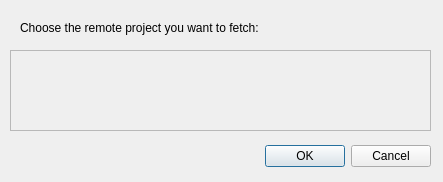
<?xml version="1.0" encoding="UTF-8"?>
<ui version="4.0">
 <class>FetchDialog</class>
 <widget class="QDialog" name="FetchDialog">
  <property name="geometry">
   <rect>
    <x>0</x>
    <y>0</y>
    <width>443</width>
    <height>182</height>
   </rect>
  </property>
  <property name="windowTitle">
   <string>Fetch</string>
  </property>
  <widget class="QDialogButtonBox" name="buttonBox">
   <property name="geometry">
    <rect>
     <x>90</x>
     <y>140</y>
     <width>341</width>
     <height>32</height>
    </rect>
   </property>
   <property name="orientation">
    <enum>Qt::Horizontal</enum>
   </property>
   <property name="standardButtons">
    <set>QDialogButtonBox::Cancel|QDialogButtonBox::Ok</set>
   </property>
  </widget>
  <widget class="QLabel" name="chooseRemoteLabel">
   <property name="geometry">
    <rect>
     <x>20</x>
     <y>20</y>
     <width>401</width>
     <height>16</height>
    </rect>
   </property>
   <property name="text">
    <string>Choose the remote project you want to fetch:</string>
   </property>
  </widget>
  <widget class="Tao::RemoteSelectionFrame" name="rsFrame">
   <property name="enabled">
    <bool>true</bool>
   </property>
   <property name="geometry">
    <rect>
     <x>10</x>
     <y>50</y>
     <width>421</width>
     <height>81</height>
    </rect>
   </property>
   <property name="frameShape">
    <enum>QFrame::StyledPanel</enum>
   </property>
   <property name="frameShadow">
    <enum>QFrame::Raised</enum>
   </property>
  </widget>
 </widget>
 <customwidgets>
  <customwidget>
   <class>Tao::RemoteSelectionFrame</class>
   <extends>QFrame</extends>
   <header>remote_selection_frame.h</header>
   <container>1</container>
  </customwidget>
 </customwidgets>
 <resources/>
 <connections>
  <connection>
   <sender>buttonBox</sender>
   <signal>accepted()</signal>
   <receiver>FetchDialog</receiver>
   <slot>accept()</slot>
   <hints>
    <hint type="sourcelabel">
     <x>248</x>
     <y>254</y>
    </hint>
    <hint type="destinationlabel">
     <x>157</x>
     <y>274</y>
    </hint>
   </hints>
  </connection>
  <connection>
   <sender>buttonBox</sender>
   <signal>rejected()</signal>
   <receiver>FetchDialog</receiver>
   <slot>reject()</slot>
   <hints>
    <hint type="sourcelabel">
     <x>316</x>
     <y>260</y>
    </hint>
    <hint type="destinationlabel">
     <x>286</x>
     <y>274</y>
    </hint>
   </hints>
  </connection>
 </connections>
</ui>
